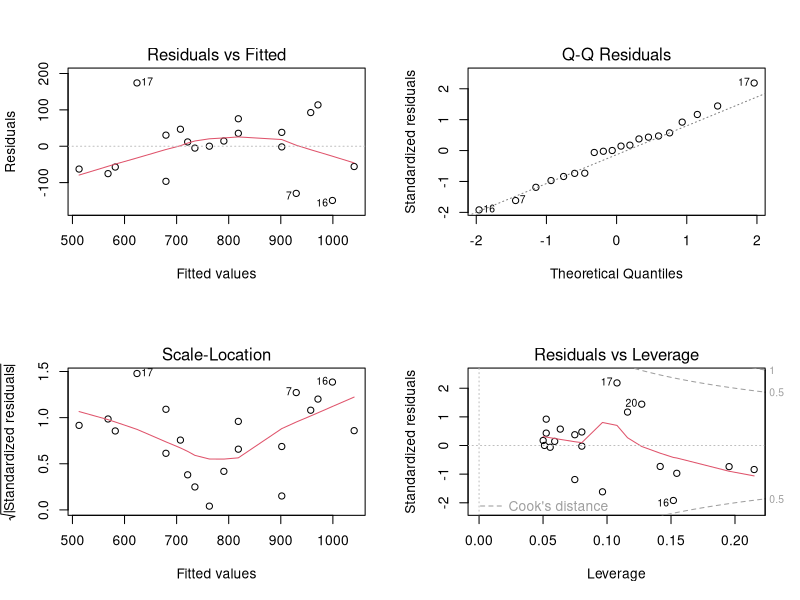
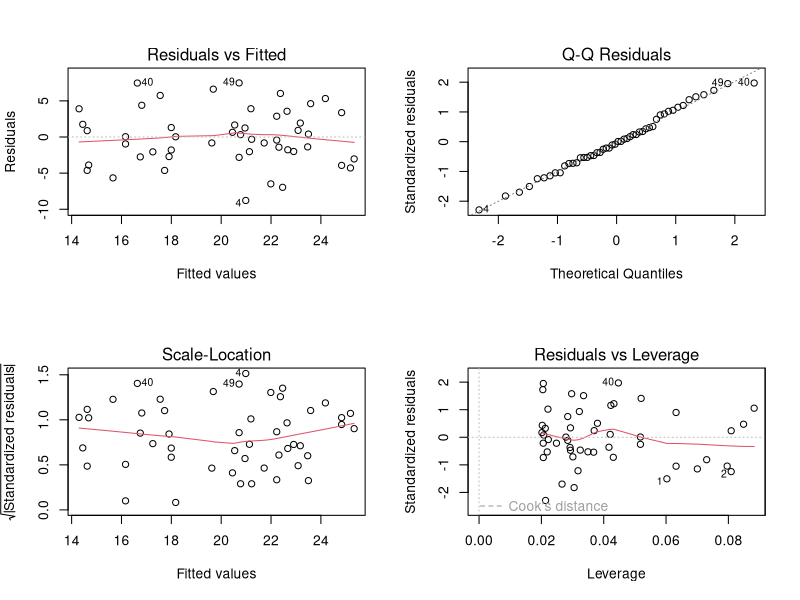

R code for these plots, in order:
## ---- chunk 1
knitr::opts_chunk$set(echo = TRUE)
## ---- chunk 2
avaliacao = read.csv("dataset/avaliacao_calcio.csv")
colnames(avaliacao)[1] <- "no"     #Participante.número
colnames(avaliacao)[2] <- "score"  #Escore.de.conhecimento
colnames(avaliacao)[3] <- "calcio" #Quantidade.de.cálcio.consumida..mg.dia

summary(avaliacao)
## ---- chunk 3
mod <- lm(calcio ~ score  , avaliacao)
summary(mod)
shapiro.test(residuals(mod))
par(mfrow=c(2,2)); plot(mod)
## ---- chunk 4
novo <- data.frame(score=50)
predict(mod, novo) 
## ---- chunk 5
avaliacao = read.csv("dataset/avaliacao_alcool.csv", sep = ",")
colnames(avaliacao)[1] <- "alcool"
colnames(avaliacao)[2] <- "musculo"
## ---- chunk 6
mod <- lm(musculo ~ alcool, avaliacao)
summary(mod)
shapiro.test(residuals(mod))
par(mfrow=c(2,2)); plot(mod)
## ---- chunk 7
novo <- data.frame(alcool=35)
predict(mod, novo) 
